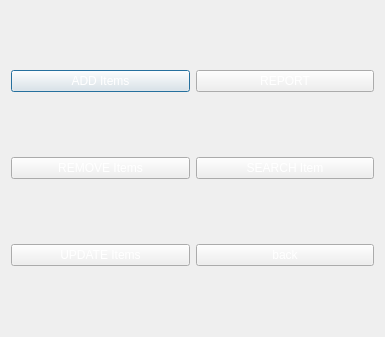
<?xml version="1.0" encoding="UTF-8"?>
<ui version="4.0">
 <class>item</class>
 <widget class="QDialog" name="item">
  <property name="geometry">
   <rect>
    <x>0</x>
    <y>0</y>
    <width>385</width>
    <height>337</height>
   </rect>
  </property>
  <property name="windowTitle">
   <string>Dialog</string>
  </property>
  <property name="styleSheet">
   <string notr="true">background-image: url(:/imagestart/pic/bcap6.jpg);</string>
  </property>
  <layout class="QGridLayout" name="gridLayout">
   <item row="2" column="0">
    <widget class="QPushButton" name="additem">
     <property name="styleSheet">
      <string notr="true">background-image: url(:/imagestart/pic/bcap5.jpg);
color: rgb(255, 255, 255);</string>
     </property>
     <property name="text">
      <string>ADD Items</string>
     </property>
    </widget>
   </item>
   <item row="3" column="0">
    <widget class="QPushButton" name="remitem">
     <property name="styleSheet">
      <string notr="true">background-image: url(:/imagestart/pic/bcap5.jpg);
color: rgb(255, 255, 255);</string>
     </property>
     <property name="text">
      <string>REMOVE Items</string>
     </property>
    </widget>
   </item>
   <item row="4" column="0">
    <widget class="QPushButton" name="upitem">
     <property name="styleSheet">
      <string notr="true">background-image: url(:/imagestart/pic/bcap5.jpg);
color: rgb(255, 255, 255);</string>
     </property>
     <property name="text">
      <string>UPDATE Items</string>
     </property>
    </widget>
   </item>
   <item row="2" column="1">
    <widget class="QPushButton" name="report">
     <property name="styleSheet">
      <string notr="true">background-image: url(:/imagestart/pic/bcap5.jpg);
color: rgb(255, 255, 255);</string>
     </property>
     <property name="text">
      <string>REPORT</string>
     </property>
    </widget>
   </item>
   <item row="3" column="1">
    <widget class="QPushButton" name="seitem">
     <property name="styleSheet">
      <string notr="true">background-image: url(:/imagestart/pic/bcap5.jpg);
color: rgb(255, 255, 255);</string>
     </property>
     <property name="text">
      <string>SEARCH Item</string>
     </property>
    </widget>
   </item>
   <item row="4" column="1">
    <widget class="QPushButton" name="back">
     <property name="styleSheet">
      <string notr="true">background-image: url(:/imagestart/pic/bcap5.jpg);
color: rgb(255, 255, 255);</string>
     </property>
     <property name="text">
      <string>back</string>
     </property>
    </widget>
   </item>
  </layout>
 </widget>
 <resources/>
 <connections/>
</ui>
